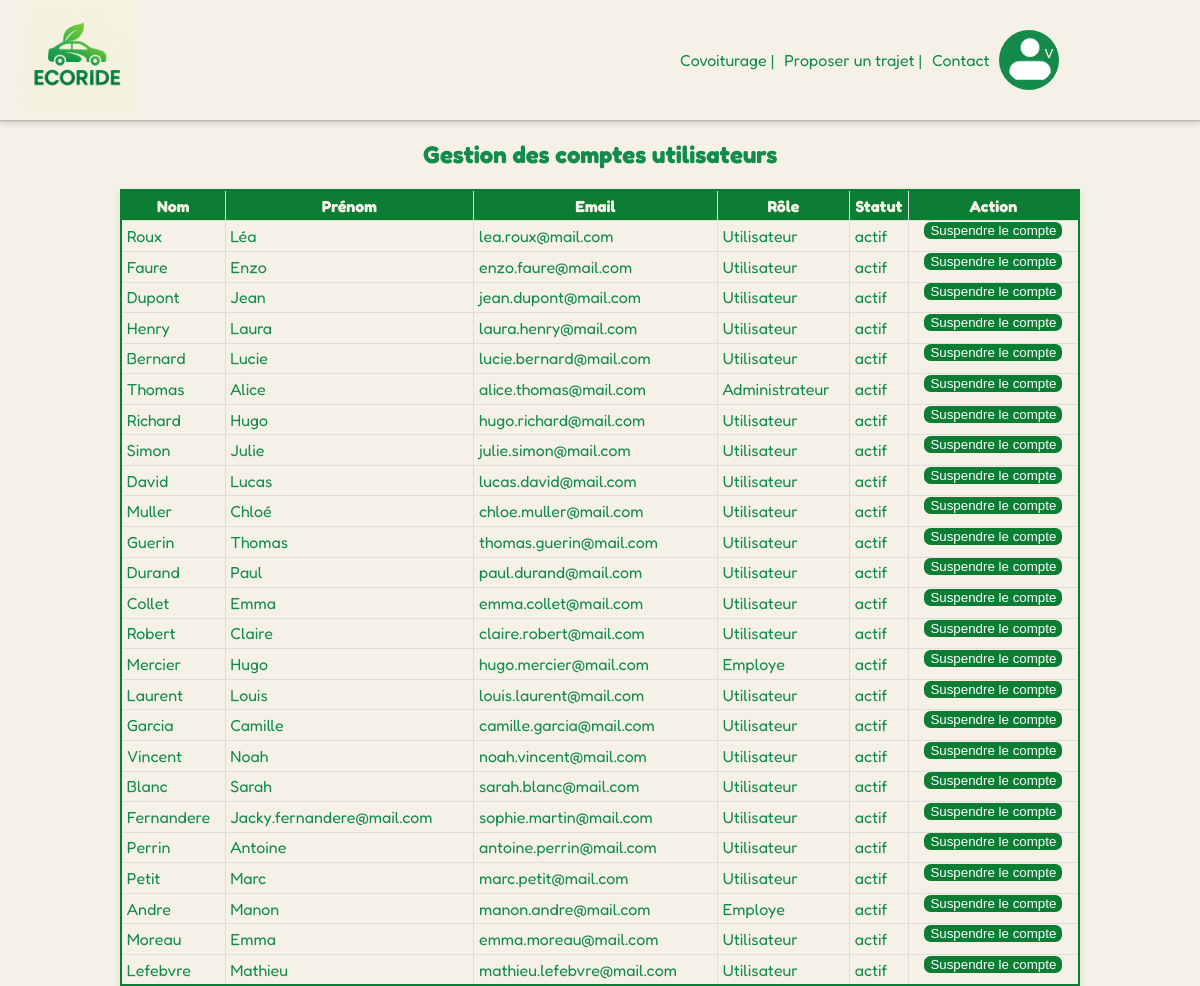
The app's page /pages/suspendre_compte.php with its own data.
### tables this page shows
CREATE TABLE users (
    users_id INT AUTO_INCREMENT PRIMARY KEY,
    last_name VARCHAR(100),
    first_name VARCHAR(100),
    email VARCHAR(100) NOT NULL UNIQUE,
    password VARCHAR(255) NOT NULL,
    phone_number VARCHAR(20),
    adresse VARCHAR (255),
    photo_profil VARCHAR(255),
    created_at TIMESTAMP DEFAULT CURRENT_TIMESTAMP,
    updated_at TIMESTAMP DEFAULT CURRENT_TIMESTAMP ON UPDATE CURRENT_TIMESTAMP,
    Credit INT,
    role_id INT DEFAULT 1,
    FOREIGN KEY (role_id) REFERENCES role(role_id)
);

CREATE TABLE role (
    role_id INT AUTO_INCREMENT PRIMARY KEY,
    libelle VARCHAR(50)
);

### pages/suspendre_compte.php (the view, shortened to what this page needs)
<?php
require_once __DIR__ . '/../templates/header.php';
$users = $bdd->query("SELECT u.users_id, u.last_name, u.first_name, u.email, IFNULL(u.statut, 'actif') AS statut, r.libelle FROM users u JOIN role r ON u.role_id = r.role_id ORDER BY u.created_at DESC")->fetchAll();
    ?>
<body>
    <main>
        <div class ="gestionUti">
            <h2> Gestion des comptes utilisateurs </h2>
                <table class = tableauUsers>
                    <thead>
                        <tr>
                            <th>Nom</th>
                            <th>Prénom</th>
                            <th>Email</th>
                            <th>Rôle</th>
                            <th>Statut</th>
                            <th>Action</th>
                        </tr>
                    </thead>
                    <?php foreach ($users as $user): ?>
                        <tr>
                            <td><?= htmlspecialchars($user['last_name']) ?></td>
                            <td><?= htmlspecialchars($user['first_name']) ?></td>
                            <td><?= htmlspecialchars($user['email']) ?></td>
                            <td><?= htmlspecialchars($user['libelle']) ?></td>
                            <td><?= htmlspecialchars($user['statut']) ?></td>
                            <td class="actionAdmin">
                                <?php if ($user['statut'] === 'actif'): ?>
                                    <form method="POST">
                                        <button type="submit" class="btnSuspendre">Suspendre le compte</button>
                                    </form>
                                <?php endif; ?>
                            </td>
                        </tr>
                    <?php endforeach; ?>
                </table>
        </div>
    </main>
</body>
</html>

### asset/CSS/style.css (style rules this page uses)
html, body { height : 100%; margin: 0; }
body { font-family: fredoka; margin: 0; padding: 0; background-color: #F5F1E6; color: #148B4B; display: flex; flex-direction: column; min-height: 100vh; }
main { flex:1; min-height: auto; }
h2 { display: flex; justify-content: center; color:#148B4B; }
::placeholder { font-family: inter; font-style: italic; }
thead tr { background-color: #0b7e34; color : #F5F1E6; text-align: center; }
th, td { padding : 0.5%; }
tbody tr, td, th { border : 1px solid #ddd; }
form { display: flex; margin : 0; flex-direction: column; gap: 8px; }
.tableauUsers { border-collapse: collapse; margin: auto; max-height: 100%; min-width: 80%; width: auto; box-shadow: 0 4px 8px rgba(0,0,0,0.1); border : 2px solid #0b7e34; }
.btnSuspendre { background-color: #0b7e34; color: white; border: none; border-radius: 0.5em; cursor: pointer; }
.actionAdmin { display: flex; justify-content: space-around; border: none; }

### records on screen
users: last_name "Roux", first_name "Léa", email "lea.roux@mail.com", role.libelle "Utilisateur", statut "actif"
users: last_name "Faure", first_name "Enzo", email "enzo.faure@mail.com", role.libelle "Utilisateur", statut "actif"
users: last_name "Dupont", first_name "Jean", email "jean.dupont@mail.com", role.libelle "Utilisateur", statut "actif"
users: last_name "Henry", first_name "Laura", email "laura.henry@mail.com", role.libelle "Utilisateur", statut "actif"
users: last_name "Bernard", first_name "Lucie", email "lucie.bernard@mail.com", role.libelle "Utilisateur", statut "actif"
users: last_name "Thomas", first_name "Alice", email "alice.thomas@mail.com", role.libelle "Administrateur", statut "actif"
users: last_name "Richard", first_name "Hugo", email "hugo.richard@mail.com", role.libelle "Utilisateur", statut "actif"
users: last_name "Simon", first_name "Julie", email "julie.simon@mail.com", role.libelle "Utilisateur", statut "actif"
users: last_name "David", first_name "Lucas", email "lucas.david@mail.com", role.libelle "Utilisateur", statut "actif"
users: last_name "Muller", first_name "Chloé", email "chloe.muller@mail.com", role.libelle "Utilisateur", statut "actif"
users: last_name "Guerin", first_name "Thomas", email "thomas.guerin@mail.com", role.libelle "Utilisateur", statut "actif"
users: last_name "Durand", first_name "Paul", email "paul.durand@mail.com", role.libelle "Utilisateur", statut "actif"
users: last_name "Collet", first_name "Emma", email "emma.collet@mail.com", role.libelle "Utilisateur", statut "actif"
users: last_name "Robert", first_name "Claire", email "claire.robert@mail.com", role.libelle "Utilisateur", statut "actif"
users: last_name "Mercier", first_name "Hugo", email "hugo.mercier@mail.com", role.libelle "Employe", statut "actif"
users: last_name "Laurent", first_name "Louis", email "louis.laurent@mail.com", role.libelle "Utilisateur", statut "actif"
users: last_name "Garcia", first_name "Camille", email "camille.garcia@mail.com", role.libelle "Utilisateur", statut "actif"
users: last_name "Vincent", first_name "Noah", email "noah.vincent@mail.com", role.libelle "Utilisateur", statut "actif"
users: last_name "Blanc", first_name "Sarah", email "sarah.blanc@mail.com", role.libelle "Utilisateur", statut "actif"
users: last_name "Fernandere", first_name "Jacky.fernandere@mail.com", email "sophie.martin@mail.com", role.libelle "Utilisateur", statut "actif"
users: last_name "Perrin", first_name "Antoine", email "antoine.perrin@mail.com", role.libelle "Utilisateur", statut "actif"
users: last_name "Petit", first_name "Marc", email "marc.petit@mail.com", role.libelle "Utilisateur", statut "actif"
users: last_name "Andre", first_name "Manon", email "manon.andre@mail.com", role.libelle "Employe", statut "actif"
users: last_name "Moreau", first_name "Emma", email "emma.moreau@mail.com", role.libelle "Utilisateur", statut "actif"
users: last_name "Lefebvre", first_name "Mathieu", email "mathieu.lefebvre@mail.com", role.libelle "Utilisateur", statut "actif"
